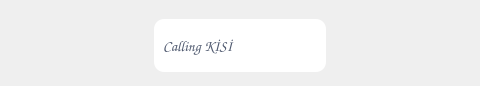
<?xml version="1.0" encoding="UTF-8"?>
<ui version="4.0">
 <class>Form</class>
 <widget class="QWidget" name="Form">
  <property name="geometry">
   <rect>
    <x>0</x>
    <y>0</y>
    <width>480</width>
    <height>86</height>
   </rect>
  </property>
  <property name="maximumSize">
   <size>
    <width>480</width>
    <height>90</height>
   </size>
  </property>
  <property name="windowTitle">
   <string>Form</string>
  </property>
  <widget class="QGroupBox" name="groupBox_2">
   <property name="geometry">
    <rect>
     <x>0</x>
     <y>10</y>
     <width>480</width>
     <height>71</height>
    </rect>
   </property>
   <property name="sizePolicy">
    <sizepolicy hsizetype="Preferred" vsizetype="Preferred">
     <horstretch>0</horstretch>
     <verstretch>0</verstretch>
    </sizepolicy>
   </property>
   <property name="maximumSize">
    <size>
     <width>480</width>
     <height>90</height>
    </size>
   </property>
   <property name="styleSheet">
    <string notr="true">QGroupBox{background-color:transparent;border:0px;}</string>
   </property>
   <property name="title">
    <string/>
   </property>
   <layout class="QHBoxLayout" name="horizontalLayout_3">
    <item>
     <layout class="QHBoxLayout" name="horizontalLayout_4">
      <property name="leftMargin">
       <number>0</number>
      </property>
      <item>
       <spacer name="horizontalSpacer">
        <property name="orientation">
         <enum>Qt::Horizontal</enum>
        </property>
        <property name="sizeHint" stdset="0">
         <size>
          <width>40</width>
          <height>20</height>
         </size>
        </property>
       </spacer>
      </item>
      <item>
       <widget class="QGroupBox" name="groupBox_4">
        <property name="sizePolicy">
         <sizepolicy hsizetype="MinimumExpanding" vsizetype="Expanding">
          <horstretch>0</horstretch>
          <verstretch>0</verstretch>
         </sizepolicy>
        </property>
        <property name="styleSheet">
         <string notr="true">QGroupBox{background-color:#ffffff;border-radius:10px;}
QLabel{color:#4f596f;}</string>
        </property>
        <property name="title">
         <string/>
        </property>
        <property name="alignment">
         <set>Qt::AlignLeading|Qt::AlignLeft|Qt::AlignVCenter</set>
        </property>
        <property name="flat">
         <bool>false</bool>
        </property>
        <layout class="QHBoxLayout" name="horizontalLayout">
         <property name="spacing">
          <number>6</number>
         </property>
         <property name="leftMargin">
          <number>9</number>
         </property>
         <property name="topMargin">
          <number>0</number>
         </property>
         <property name="rightMargin">
          <number>9</number>
         </property>
         <property name="bottomMargin">
          <number>0</number>
         </property>
         <item>
          <widget class="QLabel" name="callingLabel">
           <property name="sizePolicy">
            <sizepolicy hsizetype="Preferred" vsizetype="MinimumExpanding">
             <horstretch>0</horstretch>
             <verstretch>0</verstretch>
            </sizepolicy>
           </property>
           <property name="font">
            <font>
             <family>Comic Sans MS</family>
             <pointsize>11</pointsize>
             <weight>75</weight>
             <bold>true</bold>
            </font>
           </property>
           <property name="text">
            <string>Calling KİSİ</string>
           </property>
           <property name="wordWrap">
            <bool>true</bool>
           </property>
          </widget>
         </item>
         <item>
          <widget class="QPushButton" name="BtnAccept">
           <property name="sizePolicy">
            <sizepolicy hsizetype="Fixed" vsizetype="Fixed">
             <horstretch>0</horstretch>
             <verstretch>0</verstretch>
            </sizepolicy>
           </property>
           <property name="minimumSize">
            <size>
             <width>35</width>
             <height>25</height>
            </size>
           </property>
           <property name="cursor">
            <cursorShape>PointingHandCursor</cursorShape>
           </property>
           <property name="styleSheet">
            <string notr="true">QPushButton{background-color:#ffffff;border-radius:10px;}</string>
           </property>
           <property name="text">
            <string/>
           </property>
           <property name="icon">
            <iconset resource="sources.qrc">
             <normaloff>:/sources/phone-call-icon.png</normaloff>:/sources/phone-call-icon.png</iconset>
           </property>
          </widget>
         </item>
         <item>
          <widget class="QPushButton" name="Btndecline">
           <property name="sizePolicy">
            <sizepolicy hsizetype="Fixed" vsizetype="Fixed">
             <horstretch>0</horstretch>
             <verstretch>0</verstretch>
            </sizepolicy>
           </property>
           <property name="minimumSize">
            <size>
             <width>35</width>
             <height>25</height>
            </size>
           </property>
           <property name="cursor">
            <cursorShape>PointingHandCursor</cursorShape>
           </property>
           <property name="styleSheet">
            <string notr="true">QPushButton{background-color:#ffffff;border-radius:10px;}</string>
           </property>
           <property name="text">
            <string/>
           </property>
           <property name="icon">
            <iconset resource="sources.qrc">
             <normaloff>:/sources/0094_005_phone_decline_hangup_hang_up-512.webp</normaloff>:/sources/0094_005_phone_decline_hangup_hang_up-512.webp</iconset>
           </property>
          </widget>
         </item>
        </layout>
       </widget>
      </item>
      <item>
       <spacer name="horizontalSpacer_2">
        <property name="orientation">
         <enum>Qt::Horizontal</enum>
        </property>
        <property name="sizeHint" stdset="0">
         <size>
          <width>40</width>
          <height>20</height>
         </size>
        </property>
       </spacer>
      </item>
     </layout>
    </item>
   </layout>
  </widget>
 </widget>
 <resources>
  <include location="sources.qrc"/>
 </resources>
 <connections/>
</ui>
